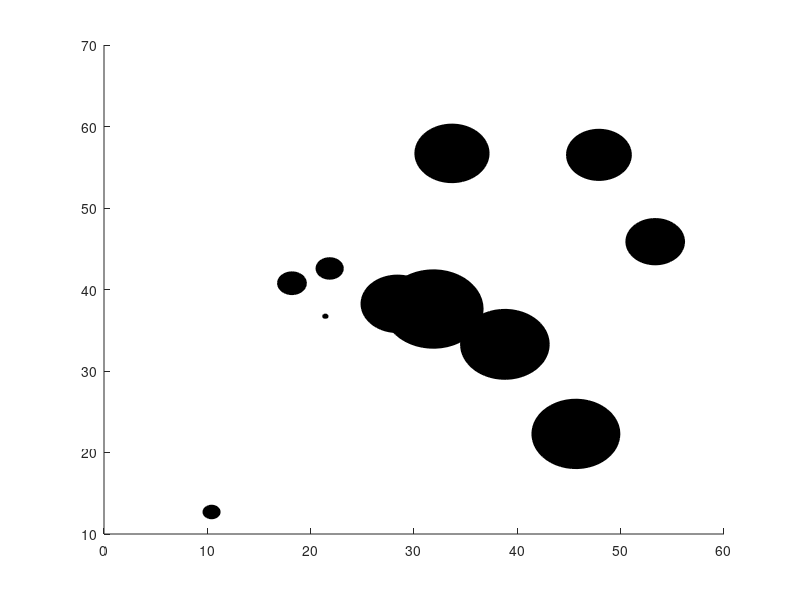

MATLAB code to generate this figure: (Note: this script raises an error after producing the figure.)
N = 36;
obstacles_pos = (sqrt(N)-1)*10*rand(2, 2*sqrt(N)) + sqrt(N) + 4;
obstacles_radius = 5*rand(1, 2*sqrt(N));

figure
hold on
for i = 1:2*sqrt(N)
    theta = linspace(0, 2*pi, 50);
    x = obstacles_pos(1, i) + obstacles_radius(i) * cos(theta);  
    y = obstacles_pos(2, i) + obstacles_radius(i) * sin(theta);
    fill(x, y, 'black');
end

xs = zeros(1, 100);
ys = zeros(1, 100);
for i = 2:100
    [dx, dy] = calculate_movement_direction_and_step([xs(i-1) ys(i-1)], obstacles_pos, obstacles_radius, 5, [70 70], 1);
    xs(i) = dx + xs(i-1);
    ys(i) = dy + ys(i-1);
end
plot(xs, ys)
%% 

function [dx, dy] = calculate_movement_direction_and_step(position, obstacles_pos, obstacles_radius, square_side, goal_position, desired_speed)  
     
    dx = 0;  
    dy = 0;  
      
    
    center_position = position + [square_side/2, square_side/2];  
      
    
    attractive_force = 0.5*attractive_potential_gradient(center_position, goal_position);
    repulsive_force = zeros(1, 2);  
    for i = 1:length(obstacles_radius)  
        obstacle_force = repulsive_potential_gradient(center_position, obstacles_pos(:, i)', obstacles_radius(i), square_side, square_side/2);
        repulsive_force = repulsive_force + obstacle_force;
    end  
      
    
   
    total_force = attractive_force - repulsive_force;
      
     
    if norm(total_force) > 0  
        direction = total_force / norm(total_force) ;
    else  
        
        return;  
    end  
      
    
    step_size = desired_speed / norm(direction);  
      
   
    dx = step_size * direction(1);  
    dy = step_size * direction(2);  
      
    
end  